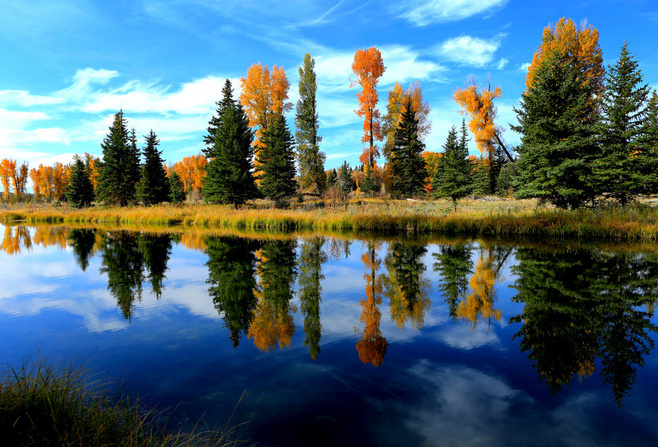
//> input picture assert/image1.png, 658 x 447 px
$ ./main   (built with g++ and OpenCV 4)
//> lines starting //> are read from the running program, lines starting //| are printed output that depends on the picture
/*
 * 文件名称：main.c
 * 创建时间：2017-11-19
 * 文件介绍：用来示例opencv的边沿检测的使用
 */

#include <opencv2/core/core.hpp>
#include <opencv2/imgproc/imgproc.hpp>
#include <opencv2/highgui/highgui.hpp>
#include <opencv2/imgproc/imgproc.hpp>
#include <iostream>

using namespace cv;
using namespace std;


char *imageName = "../assert/image1.png";

int main (int argc, char **argv)
{
    if (argc == 2)
    {
        imageName = argv[1];
    }

    cout << "image path:" << imageName << endl;

    Mat dstImage, grayImage, srcImage, edge;

    //读取一张图片
    srcImage = imread(imageName, CV_LOAD_IMAGE_COLOR );
//> srcImage is the input picture: 447 rows x 658 cols, CV_8UC3; mean B, G, R 112.5, 104.3, 78.9
    if (!srcImage.data)
    {
        cout << "No image data\n";
        return -1;
    }

	//【1】创建与src同类型和大小的矩阵(dst)
	dstImage.create( srcImage.size(), srcImage.type() );

	//【2】将原图像转换为灰度图像
	//此句代码的OpenCV2版为：
	//cvtColor( srcImage, grayImage, CV_BGR2GRAY );
	//此句代码的OpenCV3版为：
	cvtColor( srcImage, grayImage, COLOR_BGR2GRAY );
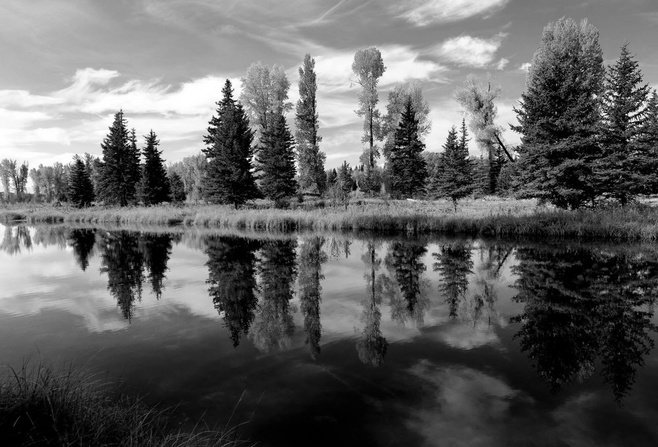
//> grayImage: 447 rows x 658 cols, CV_8UC1; min 0, max 255, mean 97.7

	//【3】先用使用 3x3内核来降噪
	blur( grayImage, edge, Size(3,3) );

	//【4】运行Canny算子
	Canny( edge, edge, 3, 9,3 );
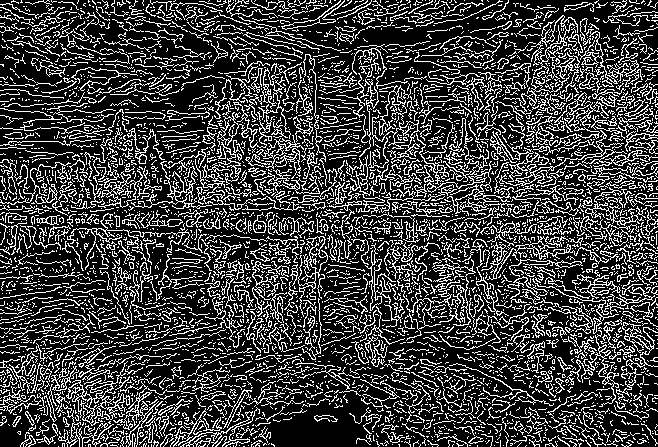
//> edge: 447 rows x 658 cols, CV_8UC1; 25% white in thin lines or dots

	//【5】显示效果图
	imshow("【效果图】Canny边缘检测", edge);

	waitKey(0);
    return 0;
}
